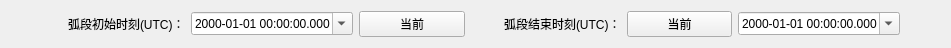
        <widget class="QWidget" name="horizontalLayoutWidget_21">
         <property name="geometry">
          <rect>
           <x>0</x>
           <y>120</y>
           <width>951</width>
           <height>22</height>
          </rect>
         </property>
         <layout class="QHBoxLayout" name="horizontalLayout_21">
          <item>
           <spacer name="horizontalSpacer_61">
            <property name="orientation">
             <enum>Qt::Horizontal</enum>
            </property>
            <property name="sizeType">
             <enum>QSizePolicy::Fixed</enum>
            </property>
            <property name="sizeHint" stdset="0">
             <size>
              <width>57</width>
              <height>20</height>
             </size>
            </property>
           </spacer>
          </item>
          <item>
           <widget class="QLabel" name="label_41">
            <property name="enabled">
             <bool>true</bool>
            </property>
            <property name="sizePolicy">
             <sizepolicy hsizetype="Fixed" vsizetype="Preferred">
              <horstretch>0</horstretch>
              <verstretch>0</verstretch>
             </sizepolicy>
            </property>
            <property name="text">
             <string>弧段初始时刻(UTC)：</string>
            </property>
           </widget>
          </item>
          <item>
           <widget class="QDateTimeEdit" name="dateTimeEdit">
            <property name="sizePolicy">
             <sizepolicy hsizetype="Fixed" vsizetype="Fixed">
              <horstretch>0</horstretch>
              <verstretch>0</verstretch>
             </sizepolicy>
            </property>
            <property name="displayFormat">
             <string>yyyy-MM-dd HH:mm:ss.zzz</string>
            </property>
            <property name="calendarPopup">
             <bool>true</bool>
           </property>
           </widget>
          </item>
          <item>
           <widget class="QPushButton" name="pushButton_arc_start_now">
            <property name="text">
             <string>当前</string>
            </property>
           </widget>
          </item>
          <item>
           <spacer name="horizontalSpacer_62">
            <property name="orientation">
             <enum>Qt::Horizontal</enum>
            </property>
            <property name="sizeType">
             <enum>QSizePolicy::Fixed</enum>
            </property>
            <property name="sizeHint" stdset="0">
             <size>
              <width>33</width>
              <height>20</height>
             </size>
            </property>
           </spacer>
          </item>
          <item>
           <widget class="QLabel" name="label_43">
            <property name="enabled">
             <bool>true</bool>
            </property>
            <property name="sizePolicy">
             <sizepolicy hsizetype="Fixed" vsizetype="Fixed">
              <horstretch>0</horstretch>
              <verstretch>0</verstretch>
             </sizepolicy>
            </property>
            <property name="text">
             <string>弧段结束时刻(UTC)：</string>
           </property>
           </widget>
          </item>
          <item>
           <widget class="QPushButton" name="pushButton_arc_end_now">
            <property name="text">
             <string>当前</string>
            </property>
           </widget>
          </item>
          <item>
           <widget class="QDateTimeEdit" name="dateTimeEdit_2">
            <property name="sizePolicy">
             <sizepolicy hsizetype="Fixed" vsizetype="Fixed">
              <horstretch>0</horstretch>
              <verstretch>0</verstretch>
             </sizepolicy>
            </property>
            <property name="displayFormat">
             <string>yyyy-MM-dd HH:mm:ss.zzz</string>
            </property>
            <property name="calendarPopup">
             <bool>true</bool>
            </property>
           </widget>
          </item>
          <item>
           <spacer name="horizontalSpacer_63">
            <property name="orientation">
             <enum>Qt::Horizontal</enum>
            </property>
            <property name="sizeType">
             <enum>QSizePolicy::Preferred</enum>
            </property>
            <property name="sizeHint" stdset="0">
             <size>
              <width>40</width>
              <height>20</height>
             </size>
            </property>
           </spacer>
          </item>
         </layout>
        </widget>
